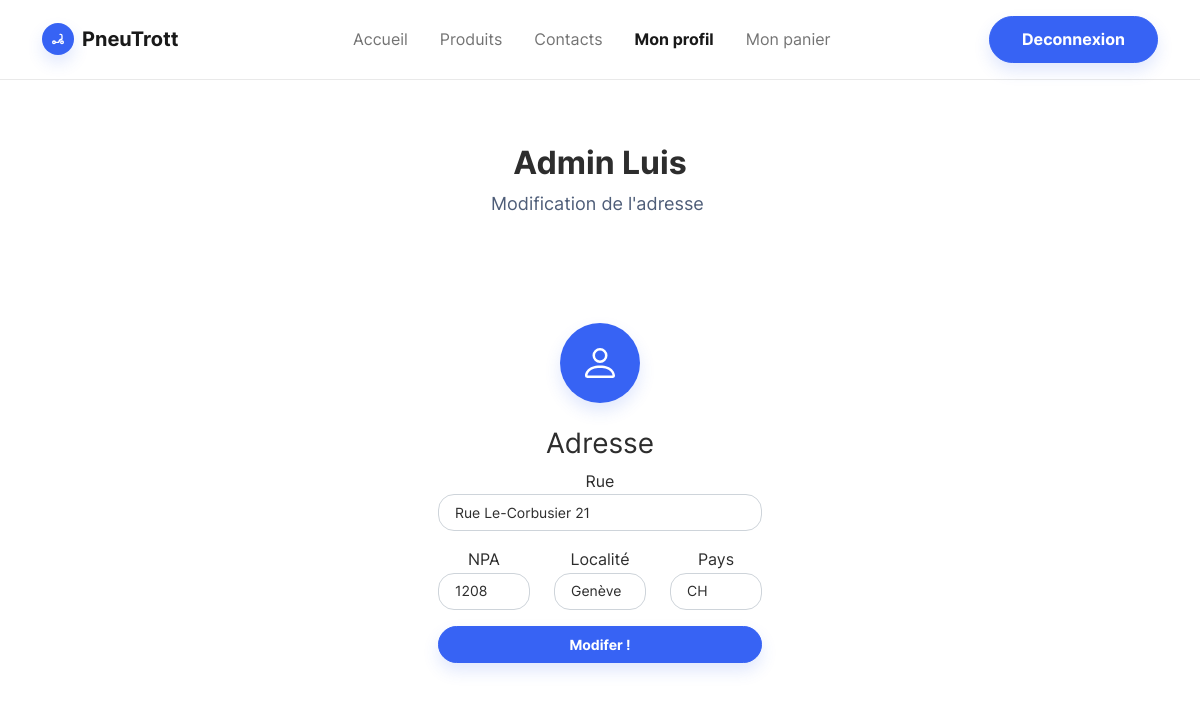
Screenshot of /modificationAdresse.php (signed in) with the database file from the repository.
### tables this page shows
CREATE TABLE IF NOT EXISTS `personne` (
  `PER_ID` int(11) NOT NULL AUTO_INCREMENT,
  `ADR_DOMICILE` int(11) NOT NULL,
  `PER_NOM` varchar(50) NOT NULL,
  `PER_PRENOM` varchar(32) NOT NULL,
  `PER_EMAIL` varchar(80) NOT NULL,
  `PER_TYPE` varchar(10) NOT NULL,
  `PER_DATENAISSANCE` date NOT NULL,
  `PER_MDP` varchar(500) NOT NULL,
  `PER_NOAVS` varchar(20) DEFAULT NULL,
  PRIMARY KEY (`PER_ID`),
  KEY `ADR_ID` (`ADR_DOMICILE`),
  KEY `ADR_ID_2` (`ADR_DOMICILE`),
  KEY `ADR_DOMICILE` (`ADR_DOMICILE`)
);

CREATE TABLE IF NOT EXISTS `adresse` (
  `ADR_ID` int(11) NOT NULL AUTO_INCREMENT,
  `ADR_NPA` int(4) NOT NULL,
  `ADR_LOCALITE` varchar(30) NOT NULL,
  `ADR_PAYS` varchar(30) NOT NULL,
  `ADR_RUE` varchar(50) NOT NULL,
  PRIMARY KEY (`ADR_ID`)
);

### modificationAdresse.php (the view, shortened to what this page needs)
<!DOCTYPE html>
<html lang="en">
<head>
    <link rel="stylesheet" href="assets/bootstrap/css/bootstrap.min.css">
    <link rel="stylesheet" href="assets/css/Inter.css">
    <link rel="stylesheet" href="assets/css/untitled.css">
    <?php require_once("php/fonction.php");
    try {
        $bdd = getConnexion();
        $reponseUser = $bdd->prepare('SELECT * FROM personne WHERE PER_ID = ?');
        $reponseUser->execute(array($_SESSION['user']));
        $data = $reponseUser->fetch();
        $typePersonne = $data['PER_TYPE'];
        $connexion = "Deconnexion";
        $lienConnexion = "deconnexion.php";
        $typePersonne = $data['PER_TYPE'];
        $sqlQuery = $bdd->prepare('SELECT * FROM adresse WHERE ADR_ID = ?');
        $sqlQuery->execute(array($data['ADR_DOMICILE']));
        $data2 = $sqlQuery->FETCH();
    } catch (PDOException $e) {
        echo "Erreur !: " . $e->getMessage() . "<br />";
        die();
    }
    ?>
    <?php
    require_once('php/fonction.php');
    ?>
</head>
<body style="/*background: url(" design.jpg");*/background-position: 0 -60px;">
<nav class="navbar navbar-light navbar-expand-md sticky-top navbar-shrink py-3" id="mainNav">
    <div class="container"><a class="navbar-brand d-flex align-items-center" href="index.php"><span class="bs-icon-sm bs-icon-circle bs-icon-primary shadow d-flex justify-content-center align-items-center me-2 bs-icon">
                    </span><span>PneuTrott</span></a>
        <div class="collapse navbar-collapse" id="navcol-1">
            <ul class="navbar-nav mx-auto">
                <li class="nav-item"><a class="nav-link " href="index.php">Accueil</a></li>
                <li class="nav-item"><a class="nav-link" href="produits.php">Produits</a></li>
                <li class="nav-item"><a class="nav-link" href="contacts.php">Contacts</a></li>
                <?php
                if(!isset($_SESSION['user'])){
                    ?>
                    <li class="nav-item"><a class="nav-link" href="inscription.php">Inscription</a></li>
                <?php }
                elseif ($typePersonne == 0){?>
                    <li class="nav-item"><a class="nav-link active" href="monProfil.php">Mon profil</a></li>
                    <li class="nav-item"><a class="nav-link " href="panier.php">Mon panier</a></li>
                    <?php
                }
                else{
                    ?>
                    <li class="nav-item"><a class="nav-link" href="admin.php">Admin</a></li>
                    <?php
                }
                ?>
            </ul><a class="btn btn-primary shadow" role="button" href=<?= $lienConnexion; ?>><?= $connexion; ?></a>
        </div>
    </div>
</nav>
<section class="py-5">
    <div class="container py-5">
        <div class="row mb-5">
            <div class="col-md-8 col-xl-6 text-center mx-auto">
                <h2 class="fw-bold"> <?php echo $data['PER_NOM'];
                    echo " " . $data['PER_PRENOM']; ?></h2>
                <p class="text-muted w-lg-50">Modification de l'adresse&nbsp;</p>
            </div>
        </div>
        <div class="row d-flex justify-content-center">
            <div class="col-md-6 col-xl-4">
                <div class="card">
                    <div class="card-body text-center d-flex flex-column align-items-center">
                        <div class="bs-icon-xl bs-icon-circle bs-icon-primary shadow bs-icon my-4"></div>
                        <form action="modificationAdresse.php" method="post">
                            <h3>Adresse</h3>
                            <label>Rue</label>
                            <div class="mb-3"><input class="form-control form-control-sm" type="text"  name="rue" value="<?= $data2['ADR_RUE'] ?>"></div>
                            <div class="row">
                                <div class="col">
                                    <label>NPA</label>
                                    <div class="mb-3"><input class="form-control form-control-sm" type="number"  name="npa" value="<?= htmlspecialchars($data2['ADR_NPA']) ?>"></div>
                                </div>
                                <div class="col">
                                    <label>Localité</label>
                                    <div class="mb-3"><input class="form-control form-control-sm" type="text"  name="localite" value="<?= htmlspecialchars($data2['ADR_LOCALITE']) ?>"></div>
                                </div>
                                <div class="col">
                                    <label>Pays</label>
                                    <div class="mb-3"><input class="form-control form-control-sm" type="text"  name="pays" value="<?= htmlspecialchars($data2['ADR_PAYS']) ?>"></div>
                                </div>
                            </div>
                            <div class="mb-3">
                                <button class="btn btn-primary btn-sm shadow d-block w-100" type="submit" name="submit">
                                    Modifer !
                                </button>
                            </div>
                        </form>
                                </div>
                            </div>
                    </div>
                </div>
            </div>
</section>
</html>

### assets/css/untitled.css (style rules this page uses)
p { color: #3763f4; font-size: 18px; }

### rows the page displays
personne: PER_NOM "Admin", PER_PRENOM "Luis"
adresse: rue "Rue Le-Corbusier 21", npa "1208", localite "Genève", pays "CH"

### other values shown
$connexion "Deconnexion"
